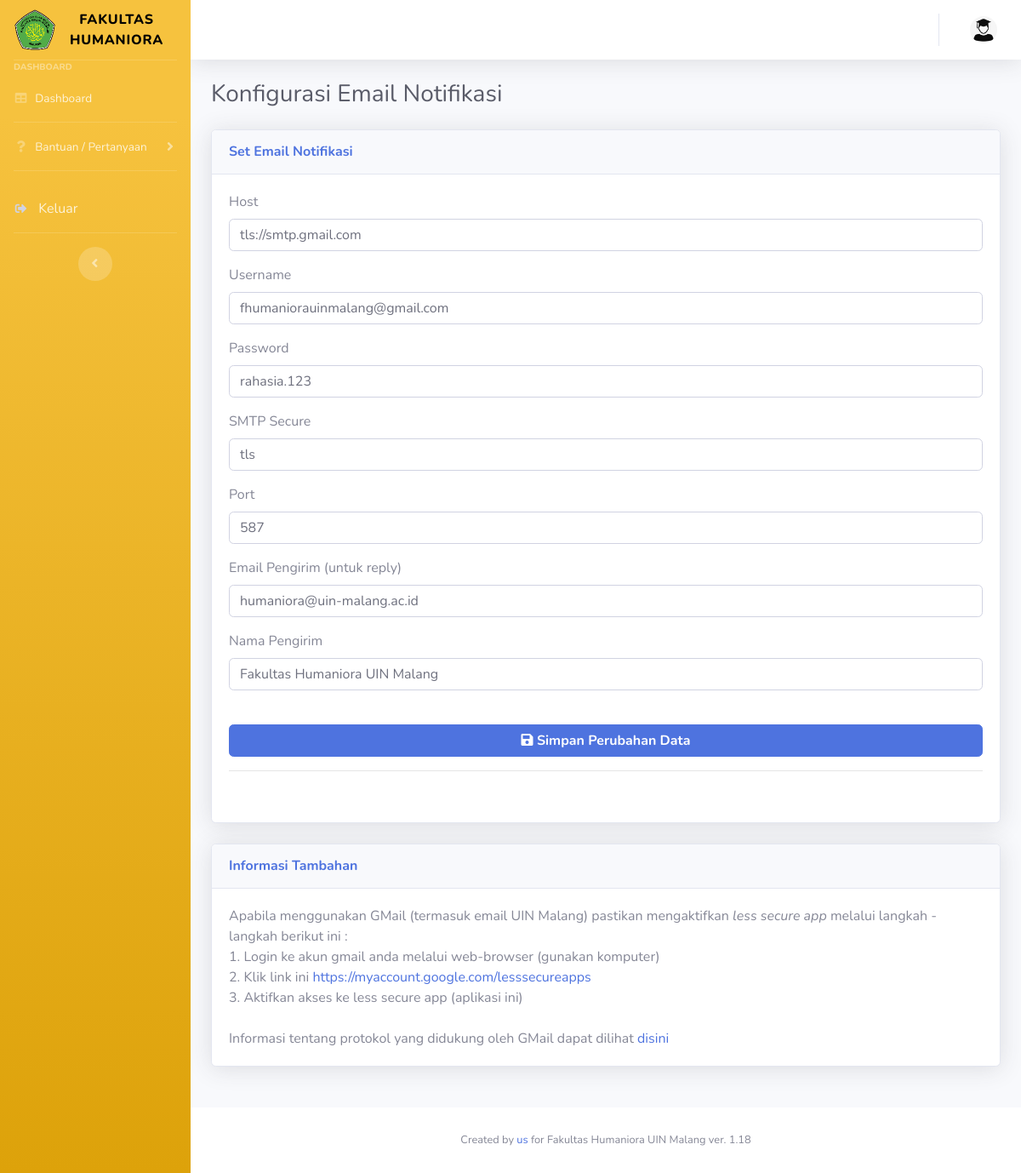
The app's page /admin/email-isi.php with its own data.
### tables this page shows
CREATE TABLE IF NOT EXISTS `email` (
  `host` varchar(100) DEFAULT NULL,
  `username` varchar(100) DEFAULT NULL,
  `password` varchar(100) DEFAULT NULL,
  `smtpsecure` varchar(100) DEFAULT NULL,
  `port` int(11) DEFAULT NULL,
  `from` varchar(100) DEFAULT NULL,
  `fromname` varchar(100) DEFAULT NULL
);

### admin/email-isi.php (the view, shortened to what this page needs)
<!DOCTYPE html>
<html lang="en">
<head>
    <link href="../vendor/fontawesome-free/css/all.min.css" rel="stylesheet" type="text/css">
    <link href="../css/sb-admin-2.min.css" rel="stylesheet">
    <link href="vendor/datatables/dataTables.bootstrap4.min.css" rel="stylesheet">
</head>
<body id="page-top">
    <div id="wrapper">
        <?php
        require "../assets/sidebar.php";
        ?>
        <div id="content-wrapper" class="d-flex flex-column">
            <div id="content">
                <?php
                require "../assets/topbar.php";
                ?>
                <div class="container-fluid">
                    <div class="d-sm-flex align-items-center justify-content-between mb-4">
                        <h1 class="h3 mb-0 text-gray-800">Konfigurasi Email Notifikasi</h1>
                    </div>
                    <div class="row">
                        <div class="col-lg-12 mb-4">
                            <div class="card shadow mb-4">
                                <div class="card-header py-3">
                                    <h6 class="m-0 font-weight-bold text-primary">Set Email Notifikasi</h6>
                                </div>
                                <?php
                                $qemail = mysqli_query($conn, "SELECT * FROM email");
                                $demail = mysqli_fetch_array($qemail);
                                $host = $demail['host'];
                                $username = $demail['username'];
                                $password = $demail['password'];
                                $smtpsecure = $demail['smtpsecure'];
                                $port = $demail['port'];
                                $from = $demail['from'];
                                $fromname = $demail['fromname'];
                                ?>
                                <div class="card-body">
                                    <form class="user" action="email-update.php" method="POST">
                                        <div class="form-group">
                                            <label>Host</label>
                                            <input type="text" class="form-control" name="host" value="<?= $host; ?>" placeholder="alamat mail server menggunakan protokol tls/ssl" required>
                                        </div>
                                        <div class="form-group">
                                            <label>Username</label>
                                            <input type="text" class="form-control" name="username" value="<?= $username; ?>" placeholder="username email" required>
                                        </div>
                                        <div class="form-group">
                                            <label>Password</label>
                                            <input type="text" class="form-control" name="username" value="<?= $password; ?>" placeholder="password email" required>
                                        </div>
                                        <div class="form-group">
                                            <label>SMTP Secure</label>
                                            <input type="text" class="form-control" name="username" value="<?= $smtpsecure; ?>" placeholder="ssl/tls" required>
                                        </div>
                                        <div class="form-group">
                                            <label>Port</label>
                                            <input type="number" class="form-control" name="port" value="<?= $port; ?>" placeholder="995/587" required>
                                        </div>
                                        <div class="form-group">
                                            <label>Email Pengirim (untuk reply)</label>
                                            <input type="text" class="form-control" name="from" value="<?= $from; ?>" placeholder="email yang dituju untuk membalas" required>
                                        </div>
                                        <div class="form-group">
                                            <label>Nama Pengirim</label>
                                            <input type="text" class="form-control" name="fromname" value="<?= $fromname; ?>" placeholder="nama pengirim email" required>
                                        </div>
                                        <br />
                                        <button type="submit" class="btn btn-primary btn-block"> <i class="fas fa-save"></i><b> Simpan Perubahan Data</b></button>
                                        <hr>
                                    </form>
                                    <br />
                                </div>
                            </div>
                            <div class="card shadow mb-4">
                                <div class="card-header py-3">
                                    <h6 class="m-0 font-weight-bold text-primary">Informasi Tambahan</h6>
                                </div>
                                <div class="card-body">
                                    Apabila menggunakan GMail (termasuk email UIN Malang) pastikan mengaktifkan <i>less secure app</i> melalui langkah - langkah berikut ini : <br />
                                    1. Login ke akun gmail anda melalui web-browser (gunakan komputer)<br />
                                    2. Klik link ini <a href="https://myaccount.google.com/lesssecureapps" target="_blank">https://myaccount.google.com/lesssecureapps</a><br />
                                    3. Aktifkan akses ke less secure app (aplikasi ini)<br />
                                    <br />
                                    Informasi tentang protokol yang didukung oleh GMail dapat dilihat <a href="https://developers.google.com/gmail/imap/imap-smtp" target="_blank">disini</a>
                                </div>
                            </div>
                        </div>
                    </div>
                </div>
            </div>
            <?php
            require "../assets/footer.php";
            ?>
        </div>
    </div>
</body>
</html>

### records on screen
email: host "tls://smtp.gmail.com", username "fhumaniorauinmalang@gmail.com", username "rahasia.123", username "tls", port "587", from "humaniora@uin-malang.ac.id", fromname "Fakultas Humaniora UIN Malang"
